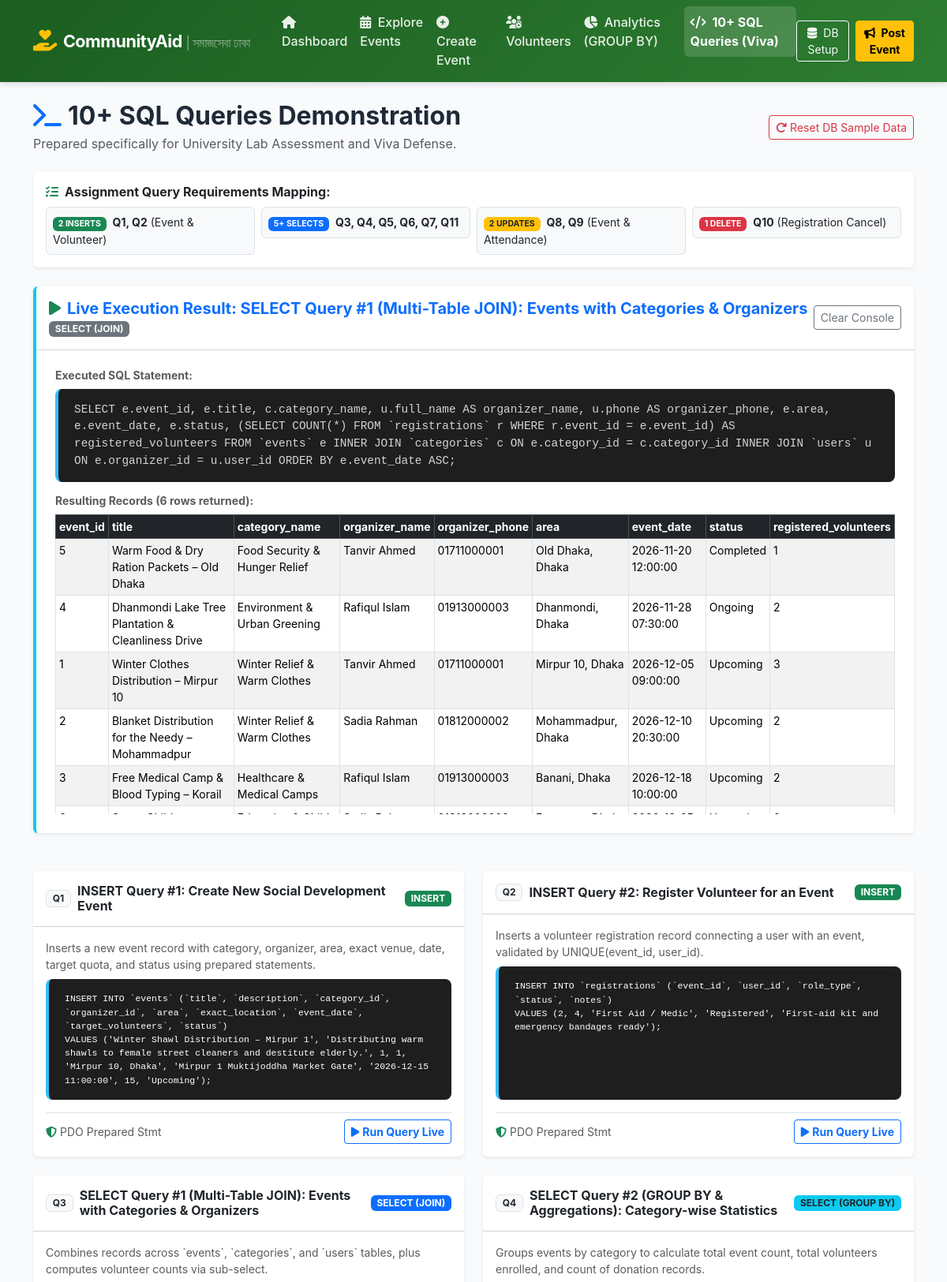
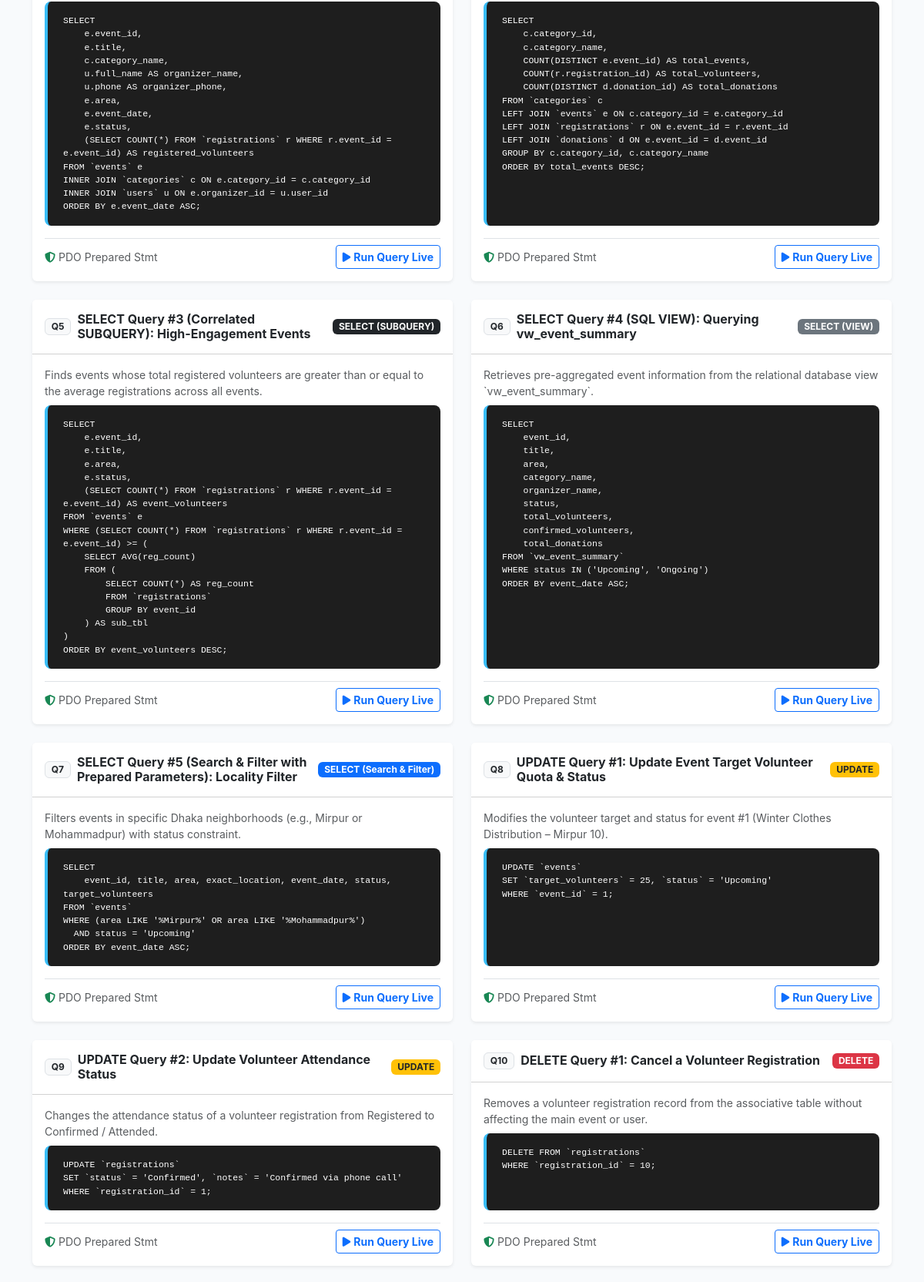
Screenshot of /queries-showcase.php?run=select_1 (upper part) with the database file from the repository (2 pictures, top to bottom).
### tables this page shows
CREATE TABLE `events` (
    `event_id` INT AUTO_INCREMENT PRIMARY KEY,
    `title` VARCHAR(200) NOT NULL,
    `description` TEXT NOT NULL,
    `category_id` INT NOT NULL,
    `organizer_id` INT NOT NULL,
    `area` VARCHAR(100) NOT NULL,
    `exact_location` VARCHAR(255) NOT NULL,
    `event_date` DATETIME NOT NULL,
    `target_volunteers` INT NOT NULL DEFAULT 15,
    `status` ENUM('Upcoming', 'Ongoing', 'Completed', 'Cancelled') NOT NULL DEFAULT 'Upcoming',
    `created_at` TIMESTAMP DEFAULT CURRENT_TIMESTAMP,
    CONSTRAINT `fk_events_category` 
        FOREIGN KEY (`category_id`) REFERENCES `categories` (`category_id`) 
        ON UPDATE CASCADE ON DELETE RESTRICT,
    CONSTRAINT `fk_events_organizer` 
        FOREIGN KEY (`organizer_id`) REFERENCES `users` (`user_id`) 
        ON UPDATE CASCADE ON DELETE CASCADE,
    CONSTRAINT `chk_target_volunteers` 
        CHECK (`target_volunteers` > 0)
);

CREATE TABLE `categories` (
    `category_id` INT AUTO_INCREMENT PRIMARY KEY,
    `category_name` VARCHAR(100) NOT NULL UNIQUE,
    `description` VARCHAR(255) NULL
);

CREATE TABLE `users` (
    `user_id` INT AUTO_INCREMENT PRIMARY KEY,
    `full_name` VARCHAR(100) NOT NULL,
    `email` VARCHAR(120) NOT NULL UNIQUE,
    `phone` VARCHAR(20) NOT NULL,
    `role` ENUM('Admin', 'Organizer', 'Volunteer') NOT NULL DEFAULT 'Volunteer',
    `address` VARCHAR(255) NULL,
    `created_at` TIMESTAMP DEFAULT CURRENT_TIMESTAMP
);

### config/database.php (called while the page is built, shortened)
<?php
function e($string) {
    return htmlspecialchars($string ?? '', ENT_QUOTES, 'UTF-8');
}

### queries-showcase.php (the view, shortened to what this page needs)
<?php
require_once __DIR__ . '/config/database.php';
$pdo = getDBConnection();
$executedQueryKey = $_GET['run'] ?? '';
$runResult = null;
$runError = null;
$executedSql = '';
$executedType = '';
if ($executedQueryKey && isset($queriesCatalogue[$executedQueryKey])) {
    $item = $queriesCatalogue[$executedQueryKey];
    $executedSql = $item['sql'];
    $executedType = $item['type'];
    try {
        if ($item['action_type'] === 'read') {
            $stmt = $pdo->query($executedSql);
            $runResult = $stmt->fetchAll();
        }
    } catch (PDOException $e) {
        $runError = $e->getMessage();
    }
}
require_once __DIR__ . '/includes/header.php';
?>
<div class="d-flex flex-wrap justify-content-between align-items-center mb-4">
    <div>
        <h2 class="fw-bold mb-1"><i class="fas fa-terminal text-primary me-2"></i>10+ SQL Queries Demonstration</h2>
        <p class="text-muted mb-0">Prepared specifically for University Lab Assessment and Viva Defense.</p>
    </div>
    <div>
        <a href="setup_db.php" class="btn btn-outline-danger btn-sm" title="Reset sample data if you test delete queries">
            <i class="fas fa-redo me-1"></i>Reset DB Sample Data
        </a>
    </div>
</div>
<div class="card shadow-sm border-0 mb-4 bg-white">
    <div class="card-body p-3">
        <h6 class="fw-bold text-dark mb-2"><i class="fas fa-tasks text-success me-2"></i>Assignment Query Requirements Mapping:</h6>
        <div class="row g-2 small">
            <div class="col-md-3">
                <div class="p-2 bg-light rounded border">
                    <span class="badge bg-success me-1">2 INSERTS</span>
                    <strong>Q1, Q2</strong> (Event & Volunteer)
                </div>
            </div>
            <div class="col-md-3">
                <div class="p-2 bg-light rounded border">
                    <span class="badge bg-primary me-1">5+ SELECTS</span>
                    <strong>Q3, Q4, Q5, Q6, Q7, Q11</strong>
                </div>
            </div>
            <div class="col-md-3">
                <div class="p-2 bg-light rounded border">
                    <span class="badge bg-warning text-dark me-1">2 UPDATES</span>
                    <strong>Q8, Q9</strong> (Event & Attendance)
                </div>
            </div>
            <div class="col-md-3">
                <div class="p-2 bg-light rounded border">
                    <span class="badge bg-danger me-1">1 DELETE</span>
                    <strong>Q10</strong> (Registration Cancel)
                </div>
            </div>
        </div>
    </div>
</div>
<?php if ($executedQueryKey): ?>
    <div class="card shadow-sm border-0 mb-5 border-start border-4 border-info bg-white" id="live-console">
        <div class="card-header bg-white py-3 d-flex justify-content-between align-items-center">
            <div>
                <h5 class="mb-0 fw-bold text-primary">
                    <i class="fas fa-play text-success me-2"></i>Live Execution Result: <?= e($queriesCatalogue[$executedQueryKey]['label']); ?>
                </h5>
                <span class="badge bg-secondary"><?= e($executedType); ?></span>
            </div>
            <a href="queries-showcase.php" class="btn btn-sm btn-outline-secondary">Clear Console</a>
        </div>
        <div class="card-body p-4">
            <h6 class="fw-bold small text-muted">Executed SQL Statement:</h6>
            <div class="query-box mb-3"><?= e($executedSql); ?></div>
            <?php if ($runError): ?>
                <div class="alert alert-danger mb-0">
                    <h6 class="fw-bold"><i class="fas fa-times-circle me-2"></i>SQL Execution Error:</h6>
                    <?= e($runError); ?>
                </div>
            <?php elseif (is_array($runResult)): ?>
                <h6 class="fw-bold small text-muted">Resulting Records (<?= count($runResult); ?> rows returned):</h6>
                <?php if (empty($runResult)): ?>
                    <div class="alert alert-info mb-0">Query returned 0 rows.</div>
                <?php else: ?>
                    <div class="table-responsive" style="max-height: 380px;">
                        <table class="table table-sm table-bordered table-striped mb-0 small">
                            <thead class="table-dark sticky-top">
                                <tr>
                                    <?php foreach (array_keys($runResult[0]) as $col): ?>
                                        <th><?= e($col); ?></th>
                                    <?php endforeach; ?>
                                </tr>
                            </thead>
                            <tbody>
                                <?php foreach ($runResult as $row): ?>
                                    <tr>
                                        <?php foreach ($row as $val): ?>
                                            <td><?= e($val); ?></td>
                                        <?php endforeach; ?>
                                    </tr>
                                <?php endforeach; ?>
                            </tbody>
                        </table>
                    </div>
                <?php endif; ?>
            <?php endif; ?>
        </div>
    </div>
<?php endif; ?>
<div class="row g-4">
    <?php foreach ($queriesCatalogue as $key => $q):
        $badgeClass = 'bg-primary';
        if (strpos($q['type'], 'INSERT') !== false) $badgeClass = 'bg-success';
        elseif (strpos($q['type'], 'UPDATE') !== false) $badgeClass = 'bg-warning text-dark';
        elseif (strpos($q['type'], 'DELETE') !== false) $badgeClass = 'bg-danger';
        elseif (strpos($q['type'], 'GROUP BY') !== false) $badgeClass = 'bg-info text-dark';
        elseif (strpos($q['type'], 'SUBQUERY') !== false) $badgeClass = 'bg-dark';
        elseif (strpos($q['type'], 'VIEW') !== false) $badgeClass = 'bg-secondary';
    ?>
        <div class="col-lg-6">
            <div class="card h-100 shadow-sm border-0">
                <div class="card-header bg-white py-3 d-flex justify-content-between align-items-center">
                    <div class="d-flex align-items-center">
                        <span class="badge bg-light text-dark border me-2 fw-bold"><?= $q['id']; ?></span>
                        <h6 class="mb-0 fw-bold"><?= e($q['label']); ?></h6>
                    </div>
                    <span class="badge <?= $badgeClass; ?>"><?= e($q['type']); ?></span>
                </div>
                <div class="card-body p-3 d-flex flex-column">
                    <p class="small text-muted mb-2"><?= e($q['desc']); ?></p>
                    <div class="query-box mb-3 flex-grow-1" style="font-size: 0.82rem;">
                        <pre class="m-0 text-white" style="white-space: pre-wrap;"><code><?= e($q['sql']); ?></code></pre>
                    </div>
                    <div class="d-flex justify-content-between align-items-center pt-2 border-top">
                        <small class="text-muted">
                            <i class="fas fa-shield-alt text-success me-1"></i>PDO Prepared Stmt
                        </small>
                        <a href="queries-showcase.php?run=<?= urlencode($key); ?>#live-console" class="btn btn-sm btn-outline-primary fw-bold">
                            <i class="fas fa-play me-1"></i>Run Query Live
                        </a>
                    </div>
                </div>
            </div>
        </div>
    <?php endforeach; ?>
</div>
<?php require_once __DIR__ . '/includes/footer.php'; ?>

### assets/css/style.css (style rules this page uses)
:root { --primary-color: #1b5e20; --primary-hover: #134617; --accent-color: #e65100; --accent-hover: #bf360c; --dark-slate: #1f2937; --light-bg: #f8fafc; --card-shadow: 0 4px 6px -1px rgba(0, 0, 0, 0.08), 0 2px 4px -1px rgba(0, 0, 0, 0.04); --card-hover-shadow: 0 10px 15px -3px rgba(0, 0, 0, 0.1), 0 4px 6px -2px rgba(0, 0, 0, 0.05); }
body { background-color: var(--light-bg); color: var(--dark-slate); font-family: -apple-system, BlinkMacSystemFont, "Segoe UI", Roboto, "Helvetica Neue", Arial, sans-serif; min-height: 100vh; display: flex; flex-direction: column; }
.query-box { background-color: #1e1e1e; color: #d4d4d4; border-radius: 8px; padding: 1rem 1.25rem; font-family: 'Consolas', 'Monaco', 'Courier New', monospace; font-size: 0.9rem; overflow-x: auto; position: relative; border-left: 4px solid #38bdf8; }

### rows the page displays
events: event_id "5", title "Warm Food & Dry Ration Packets – Old Dhaka", category.category_name "Food Security & Hunger Relief", organizer.full_name "Tanvir Ahmed", organizer.phone "01711000001", area "Old Dhaka, Dhaka", event_date "2026-11-20 12:00:00", status "Completed", val "1"
events: event_id "4", title "Dhanmondi Lake Tree Plantation & Cleanliness Drive", category.category_name "Environment & Urban Greening", organizer.full_name "Rafiqul Islam", organizer.phone "01913000003", area "Dhanmondi, Dhaka", event_date "2026-11-28 07:30:00", status "Ongoing", val "2"
events: event_id "1", title "Winter Clothes Distribution – Mirpur 10", category.category_name "Winter Relief & Warm Clothes", organizer.full_name "Tanvir Ahmed", organizer.phone "01711000001", area "Mirpur 10, Dhaka", event_date "2026-12-05 09:00:00", status "Upcoming", val "3"
events: val "2", title "Blanket Distribution for the Needy – Mohammadpur", category.category_name "Winter Relief & Warm Clothes", organizer.full_name "Sadia Rahman", organizer.phone "01812000002", area "Mohammadpur, Dhaka", event_date "2026-12-10 20:30:00", status "Upcoming"
events: event_id "3", title "Free Medical Camp & Blood Typing – Korail", category.category_name "Healthcare & Medical Camps", organizer.full_name "Rafiqul Islam", organizer.phone "01913000003", area "Banani, Dhaka", event_date "2026-12-18 10:00:00", status "Upcoming", val "2"

### other values shown
$queriesCatalogue[$executedQueryKey]['label'] "SELECT Query #1 (Multi-Table JOIN): Events with Categories & Organizers"
$executedType "SELECT (JOIN)"
count($runResult) "6"
$col "event_id"
$col "title"
$col "category_name"
$col "organizer_name"
$col "organizer_phone"
$col "area"
$col "event_date"
$col "status"
$col "registered_volunteers"
$q['id'] "Q1"
$q['label'] "INSERT Query #1: Create New Social Development Event"
$q['type'] "INSERT"
